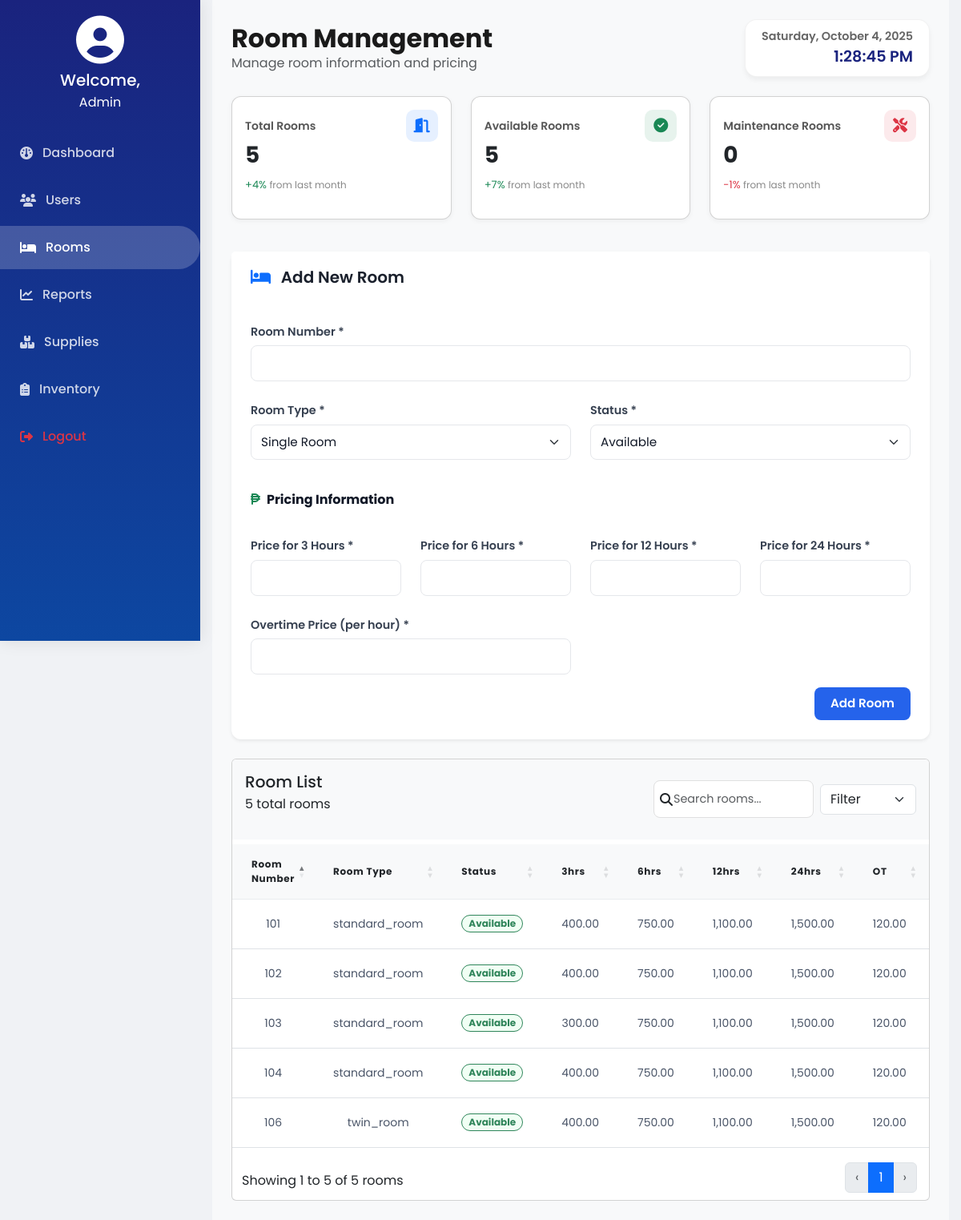
The app's page /admin-room.php (signed in), older data.
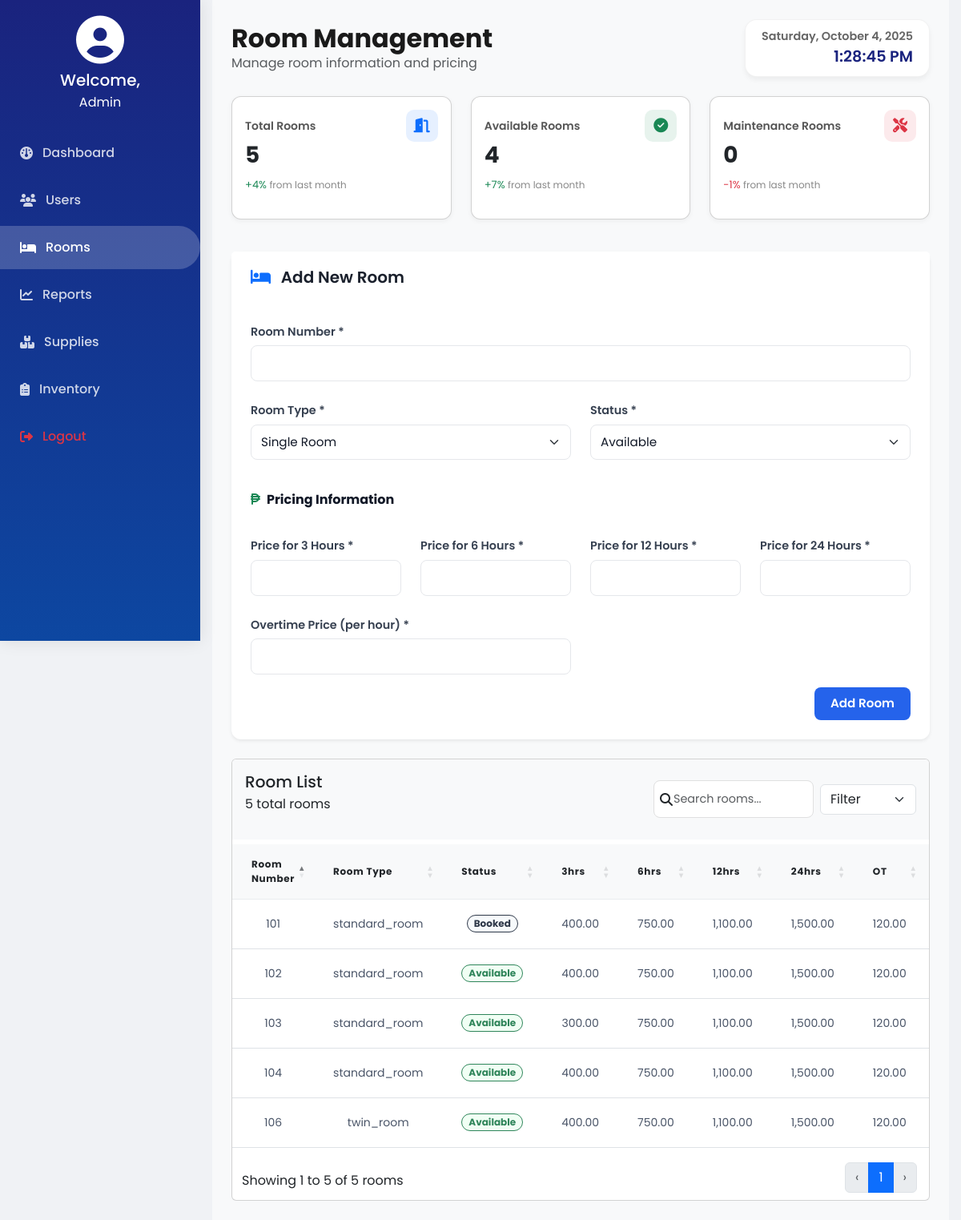
The same page, newer data.
### tables this page shows
CREATE TABLE `rooms` (
  `id` int NOT NULL,
  `room_number` int NOT NULL,
  `room_type` enum('single','twin_room','standard_room','studio','suite','queen_room','executive_room','suites','accessible_room','hollywood_twin_room','king_room','studio_hotel_rooms','villa','double_hotel_rooms','honeymoon_suite','penthouse_suite','single_hotel_rooms','adjoining_room','presidential_suite','connecting_rooms','quad_room','deluxe_room','double_room','triple_room') NOT NULL,
  `status` enum('available','booked','maintenance') NOT NULL DEFAULT 'available',
  `created_at` timestamp NULL DEFAULT CURRENT_TIMESTAMP,
  `updated_at` timestamp NULL DEFAULT CURRENT_TIMESTAMP ON UPDATE CURRENT_TIMESTAMP,
  `price_3hrs` decimal(10,2) NOT NULL DEFAULT '0.00',
  `price_6hrs` decimal(10,2) NOT NULL DEFAULT '0.00',
  `price_12hrs` decimal(10,2) NOT NULL DEFAULT '0.00',
  `price_24hrs` decimal(10,2) NOT NULL DEFAULT '0.00',
  `price_ot` decimal(10,2) NOT NULL DEFAULT '0.00'
);

### admin-room.php (the view, shortened to what the changed rows need)
<?php
require_once 'database.php';
$result = $conn->query("SELECT * FROM rooms ORDER BY room_number ASC");
$available_rooms = $conn->query("SELECT COUNT(*) as total FROM rooms WHERE status = 'available'")->fetch_assoc()['total'];
?>
<!DOCTYPE html>
<html lang="en">
<head>
    <link href="https://cdn.jsdelivr.net/npm/bootstrap@5.3.0/dist/css/bootstrap.min.css" rel="stylesheet">
    <link rel="stylesheet" href="https://cdnjs.cloudflare.com/ajax/libs/font-awesome/6.4.2/css/all.min.css">
    <link href="https://cdn.datatables.net/1.11.5/css/dataTables.bootstrap5.min.css" rel="stylesheet">
    <link href="style.css" rel="stylesheet">
</head>
<body>
    <div class="content p-4">
        <div class="d-flex justify-content-between align-items-center mb-4">
            <div>
                <h2 class="fw-bold mb-0">Room Management</h2>
            </div>
        </div>
<div class="row mb-4">
    <div class="col-md-4 mb-3">
        <div class="card stat-card h-100 p-3">
            <div class="d-flex justify-content-between align-items-center">
                <p class="stat-title">Available Rooms</p>
                <div class="stat-icon bg-success bg-opacity-10 text-success">
                </div>
            </div>
            <h3 class="fw-bold mb-1"><?php echo $available_rooms; ?></h3>
            <p class="stat-change text-success">+7% <span>from last month</span></p>
        </div>
    </div>
</div>
<div class="card">
  <div class="card-header bg-light d-flex justify-content-between align-items-center p-3">
    <div>
      <h2 class="h5 mb-0 text-gray-900">Room List</h2>
    </div>
  </div>
  <div class="card-body p-0">
    <div class="table-responsive">
      <table id="roomTable" class="table table-hover align-middle mb-0" style="width:100%;">
        <thead class="bg-gray-50 border-bottom border-gray-200">
          <tr>
            <th class="px-4 py-3 text-left text-xs font-medium text-gray-500 uppercase tracking-wider sorting">Room Number</th>
            <th class="px-4 py-3 text-left text-xs font-medium text-gray-500 uppercase tracking-wider sorting">Room Type</th>
            <th class="px-4 py-3 text-left text-xs font-medium text-gray-500 uppercase tracking-wider sorting">Status</th>
            <th class="px-4 py-3 sorting">3hrs</th>
            <th class="px-4 py-3 sorting">6hrs</th>
            <th class="px-4 py-3 sorting">12hrs</th>
            <th class="px-4 py-3 sorting">24hrs</th>
            <th class="px-4 py-3 sorting">OT</th>
            <th class="px-4 py-3 text-center sorting">Actions</th>
          </tr>
        </thead>
        <tbody>
          <?php while ($room = $result->fetch_assoc()): ?>
            <tr>
              <td class="px-4 py-3 text-sm text-gray-900"><?= htmlspecialchars($room['room_number']) ?></td>
              <td class="px-4 py-3 text-sm text-gray-900"><?= htmlspecialchars($room['room_type']) ?></td>
              <td class="px-4 py-3 text-sm">
                <span class="badge
                  bg-<?= ($room['status'] == 'available') ? 'green-100' : (($room['status'] == 'occupied') ? 'amber-100' : 'gray-100') ?>
                  text-<?= ($room['status'] == 'available') ? 'green-800' : (($room['status'] == 'occupied') ? 'amber-800' : 'gray-800') ?>
                  border-<?= ($room['status'] == 'available') ? 'green-200' : (($room['status'] == 'occupied') ? 'amber-200' : 'gray-200') ?>
                  rounded-pill px-2.5 py-0.5 text-xs font-medium">
                  <?= ucfirst($room['status']) ?>
                </span>
              </td>
              <td class="px-4 py-3 text-sm"><?= number_format($room['price_3hrs'], 2) ?></td>
              <td class="px-4 py-3 text-sm"><?= number_format($room['price_6hrs'], 2) ?></td>
              <td class="px-4 py-3 text-sm"><?= number_format($room['price_12hrs'], 2) ?></td>
              <td class="px-4 py-3 text-sm"><?= number_format($room['price_24hrs'], 2) ?></td>
              <td class="px-4 py-3 text-sm"><?= number_format($room['price_ot'], 2) ?></td>
              <td class="px-4 py-3 text-center">
              </td>
            </tr>
          <?php endwhile; ?>
        </tbody>
      </table>
    </div>
  </div>
</div>
</div>

Row changes from the older to the newer data that the page shows:
changed rooms: status "Available" → "Booked"
Text that changed along with them:
$available_rooms: "5" → "4"
